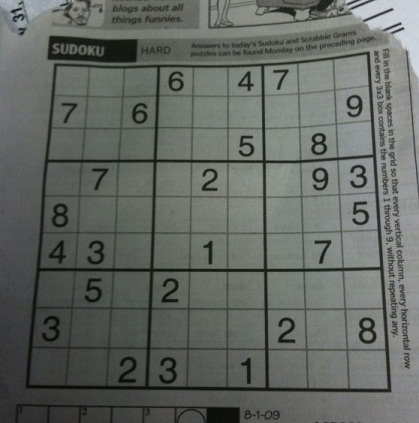
#> input picture images/dave.jpg, 419 x 423 px
$ jupyter execute 'Practica 09.ipynb'
#> lines starting #> are read from the running program, lines starting #| are printed output that depends on the picture; after the words box and inside, x2 and y2 are one past the last pixel; in counts of white or black regions, pixels touching at a corner belong together
[cell 1]
#1

[cell 2]
import cv2
import numpy as np

img = cv2.imread('images/dave.jpg')
#> img is the input picture: shape (423, 419, 3); mean B, G, R 98.9, 103.6, 99.4

gray = cv2.cvtColor(img, cv2.COLOR_BGR2GRAY)
edges = cv2.Canny(gray,50,150,apertureSize = 3)
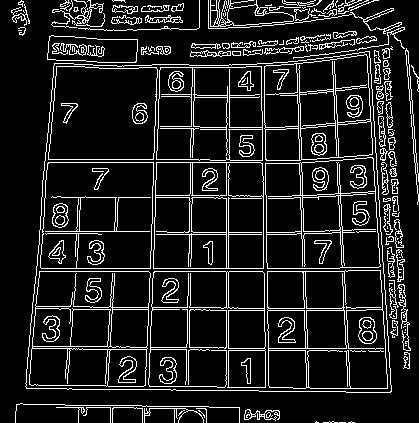
#> edges: shape (423, 419); 12% white in thin lines or dots
lines = cv2.HoughLines(edges,1,np.pi/180,200)
#> lines = 20 rows, first 8: [271, 1.57], [268, 1.57], [226, 0], [195, 0.0175], [162, 0.0349], [159, 0.0349], [-262, 3.12], [-293, 3.11]
print(lines)
#| [[[ 2.7100000e+02  1.5707964e+00]]
#|  [[ 2.6800000e+02  1.5707964e+00]]
#|  [[ 2.2600000e+02  0.0000000e+00]]
#|  [[ 1.9500000e+02  1.7453292e-02]]
#|  [[ 1.6200000e+02  3.4906585e-02]]
#|  [[ 1.5900000e+02  3.4906585e-02]]
#|  [[-2.6200000e+02  3.1241393e+00]]
#|  [[-2.9300000e+02  3.1066861e+00]]
#|  [[ 1.9300000e+02  1.7453292e-02]]
#|  [[ 2.2800000e+02  0.0000000e+00]]
#|  [[ 1.6200000e+02  1.5707964e+00]]
#|  [[ 6.2000000e+01  8.7266460e-02]]
#> (further printed lines are left out)
for rho,theta in lines[8]:
    a = np.cos(theta)
    b = np.sin(theta)
    x0 = a*rho
    y0 = b*rho
    x1 = int(x0 + 1000*(-b))
    y1 = int(y0 + 1000*(a))
    x2 = int(x0 - 1000*(-b))
    y2 = int(y0 - 1000*(a))

    cv2.line(img,(x1,y1),(x2,y2),(0,0,255),2)
#> this loop made 1 pass
#> (rho, theta, a, b, x0, y0, x1, y1) on pass 1: (193, 0.0175, 1, 0.0175, 193, 3.37, 175, 1003)
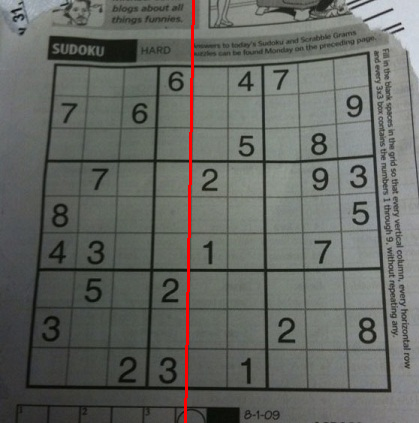
#> img: shape (423, 419, 3); 0.72% of pixels changed, all inside (x1, y1, x2, y2) = (184, 0, 195, 423)

cv2.imshow('houghlines3.jpg',img)
cv2.waitKey(0)
cv2.destroyAllWindows()

[cell 3]
#2

[cell 4]
import cv2
import numpy as np
import sys

def onTrackbarChange(max_slider):
    global img
    global dst
    global gray

    dst = np.copy(img)

    th1 = max_slider
    th2 = th1 * 0.4
    edges = cv2.Canny(img, th1, th2)

    #Aplicar la transformada probabilística de hough para detectar líneas
    lines = cv2.HoughLinesP(edges, 2, np.pi/180.0, 50, minLineLength=10, maxLineGap=100)

    #--dibujar líneas sobre los puntos detectados
    for line in lines:
        x1, y1, x2, y2 = line[0]
        cv2.line(dst, (x1, y1), (x2, y2), (0,0,255), 1)

    cv2.imshow("Imagen Resultante", dst)
    cv2.imshow("Edges",edges)

if __name__ == "__main__":

    #--Leer la imagen
    img = cv2.imread('images/lanes.jpg')
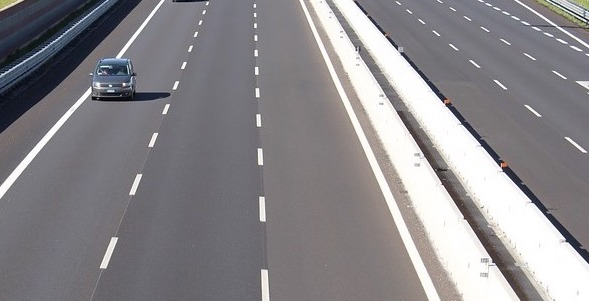
#> input picture images/lanes.jpg, 589 x 301 px
#> img is the input picture: shape (301, 589, 3); mean B, G, R 138.2, 134.8, 137.2

    #--Crear una copia para su posterior uso
    dst = np.copy(img)

    #--Convertir a gris
    gray = cv2.cvtColor(img, cv2.COLOR_BGR2GRAY)
#> gray: shape (301, 589)

    # Crear las ventanas
    cv2.namedWindow("Edges")
    cv2.namedWindow("Imagen Resultante")


    # Inicializar el valor del umbral
    initThresh = 500

    # Maximo valor del umbral
    maxThresh = 1000

    cv2.createTrackbar("threshold", "Imagen Resultante", initThresh, maxThresh, onTrackbarChange)
    onTrackbarChange(initThresh)
#> in onTrackbarChange, `edges = cv2.Canny(img, th1, th2)`:
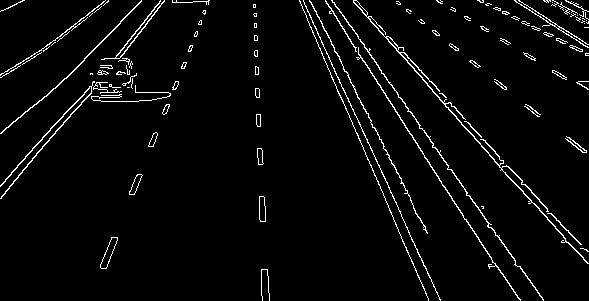
#> edges: shape (301, 589); 3.6% white in thin lines or dots
#> in onTrackbarChange, `lines = cv2.HoughLinesP(edges, 2, np.pi/180.0, 50, minLineLength=10, m..`: lines = 50 rows, first 6: [331, 0, 517, 266], [325, 1, 517, 297], [0, 185, 154, 14], [353, 0, 587, 251], [439, 99, 584, 260], [309, 0, 425, 227]
#> the loop in onTrackbarChange, `for line in lines:` made 50 passes
#> (x1, y1, x2, y2) on passes 1 to 12: (331, 0, 517, 266), (325, 1, 517, 297), (0, 185, 154, 14), (353, 0, 587, 251), (439, 99, 584, 260), (309, 0, 425, 227), (343, 101, 428, 300), (390, 192, 440, 300), (5, 191, 119, 60), (304, 4, 401, 214), (353, 2, 588, 263), (32, 107, 136, 6)
#> after the loop in onTrackbarChange, `for line in lines:`:
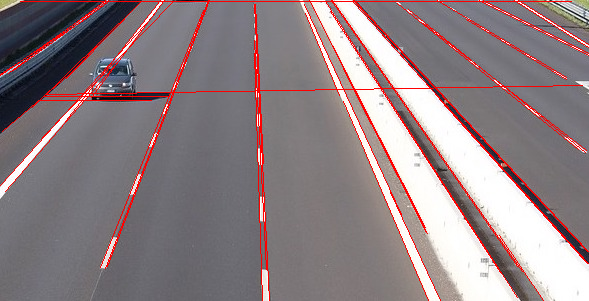
#> dst: shape (301, 589, 3); 4.79% of pixels changed, all inside (x1, y1, x2, y2) = (0, 0, 589, 301)

    while True:
        key = cv2.waitKey(1)
#> (key Esc is pressed here)
        if key == 27:
            break

    cv2.destroyAllWindows()

[cell 5]
#3

[cell 6]
import cv2
import numpy as np
import sys

def onTrackbarChange(max_slider):
    cimg = np.copy(img)

    p1 = max_slider
    p2 = max_slider * 0.4

    #--Detectar circulos usando la transformada de Hough para detectar círculos
    circles = cv2.HoughCircles(gray, cv2.HOUGH_GRADIENT, 1, cimg.shape[0]/64, param1=p1, param2=p2, minRadius=25, maxRadius=50)

    #--Si por lo menos se ha detectado un círculo
    if circles is not None:
        cir_len = circles.shape[1] # almacenar la longitud de los círculos encontrados
        circles = np.uint16(np.around(circles))
        for i in circles[0, :]:
            # Dibuja el círculo exterior
            cv2.circle(cimg, (i[0], i[1]), i[2], (0, 255, 0), 2)
            # Dibuja el centro del círculo
            cv2.circle(cimg, (i[0], i[1]), 2, (0, 0, 255), 3)
    else:
        cir_len = 0 # no se detectaron círculos

    # Mostrar imagen de salida
    cv2.imshow('Image', cimg)

    # Imagen de borde para depuración
    edges = cv2.Canny(gray, p1, p2)
    cv2.imshow('Edges', edges)

if __name__ == "__main__":
    # Leer imagen
    img = cv2.imread("images/brown-eyes.jpg", 1)
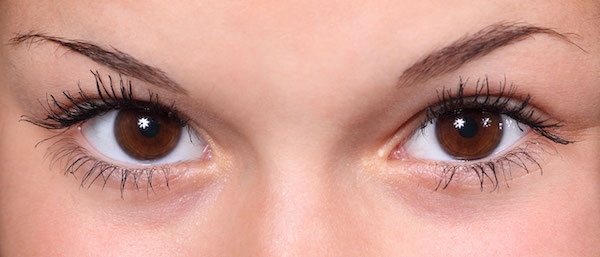
#> input picture images/brown-eyes.jpg, 600 x 257 px
#> img is the input picture: shape (257, 600, 3); mean B, G, R 142.2, 153.8, 204.8

    # Convertir a escala de grises
    gray = cv2.cvtColor(img, cv2.COLOR_BGR2GRAY)
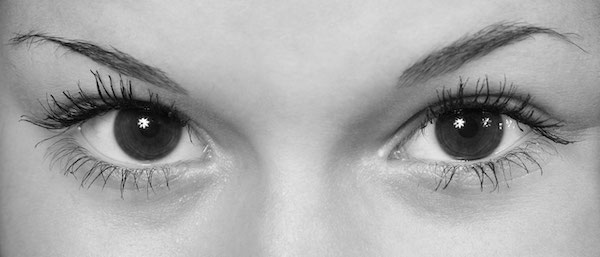
#> gray: shape (257, 600); min 0, max 255, mean 167.7

    # Crear ventanas de visualización
    cv2.namedWindow("Edges")
    cv2.namedWindow("Image")
        # La barra de seguimiento se utilizará para cambiar el umbral del borde
    initThresh = 105
    maxThresh = 200

    # Crear barra de seguimiento
    cv2.createTrackbar("Threshold", "Image", initThresh, maxThresh, onTrackbarChange)
    onTrackbarChange(initThresh)
#> in onTrackbarChange, `circles = cv2.HoughCircles(gray, cv2.HOUGH_GRADIENT, 1, cimg.shape[0]/..`: circles = [[468.5, 125.5, 35], [146.5, 126.5, 33.8]]
#> in onTrackbarChange, `circles = np.uint16(np.around(circles))`: circles = [[468, 126, 35], [146, 126, 34]]
#> the loop in onTrackbarChange, `for i in circles[0, :]:` made 2 passes
#> after the loop in onTrackbarChange, `for i in circles[0, :]:`:
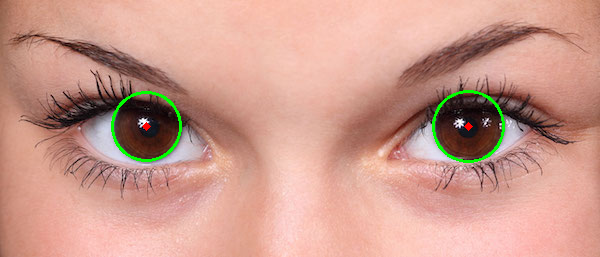
#> cimg: shape (257, 600, 3); 0.9% of pixels changed, all inside (x1, y1, x2, y2) = (111, 90, 505, 163)
#> in onTrackbarChange, `edges = cv2.Canny(gray, p1, p2)`:
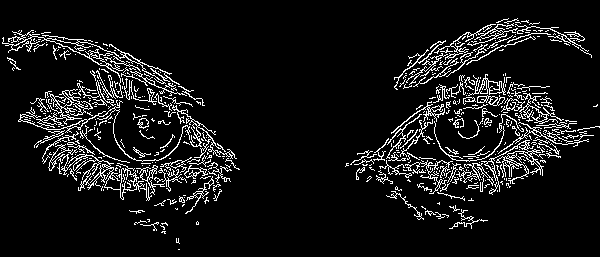
#> edges: shape (257, 600); 8.4% white in thin lines or dots, all inside (x1, y1, x2, y2) = (2, 18, 600, 250)

    while True:
        key = cv2.waitKey(1)
#> (key Esc is pressed here)
        if key == 27:
            break
    cv2.destroyAllWindows()
